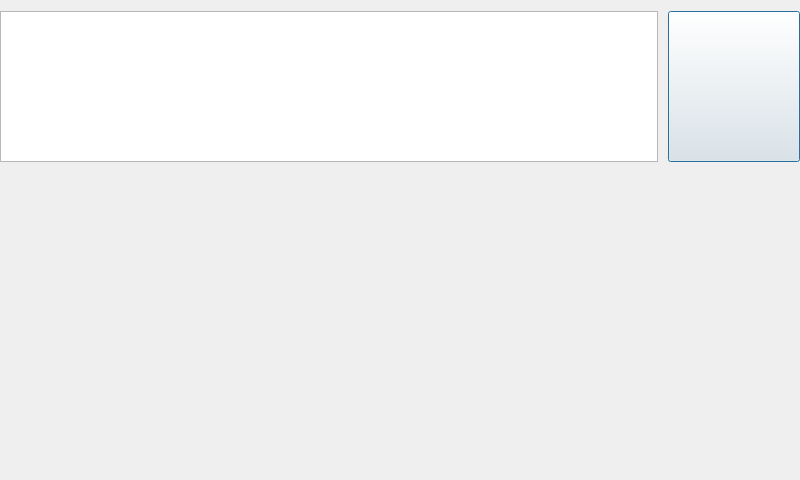
<?xml version="1.0" encoding="UTF-8"?>
<ui version="4.0">
 <class>piano</class>
 <widget class="QDialog" name="piano">
  <property name="geometry">
   <rect>
    <x>0</x>
    <y>0</y>
    <width>800</width>
    <height>480</height>
   </rect>
  </property>
  <property name="windowTitle">
   <string>Dialog</string>
  </property>
  <property name="windowIcon">
   <iconset resource="images/icon.qrc">
    <normaloff>:/icon/icon/e.png</normaloff>:/icon/icon/e.png</iconset>
  </property>
  <property name="styleSheet">
   <string notr="true">border-image:url(:/image/piano.png)</string>
  </property>
  <layout class="QVBoxLayout" name="verticalLayout" stretch="3,1,5">
   <property name="leftMargin">
    <number>0</number>
   </property>
   <property name="rightMargin">
    <number>0</number>
   </property>
   <item>
    <layout class="QHBoxLayout" name="horizontalLayout_2" stretch="5,1">
     <property name="spacing">
      <number>10</number>
     </property>
     <item>
      <widget class="QTextEdit" name="textEdit">
       <property name="font">
        <font>
         <pointsize>16</pointsize>
         <weight>75</weight>
         <italic>true</italic>
         <bold>true</bold>
        </font>
       </property>
       <property name="styleSheet">
        <string notr="true">border-image:rurl(:/image/yuepu.png)</string>
       </property>
       <property name="html">
        <string>&lt;!DOCTYPE HTML PUBLIC &quot;-//W3C//DTD HTML 4.0//EN&quot; &quot;http://www.w3.org/TR/REC-html40/strict.dtd&quot;&gt;
&lt;html&gt;&lt;head&gt;&lt;meta name=&quot;qrichtext&quot; content=&quot;1&quot; /&gt;&lt;style type=&quot;text/css&quot;&gt;
p, li { white-space: pre-wrap; }
&lt;/style&gt;&lt;/head&gt;&lt;body style=&quot; font-family:'Ubuntu'; font-size:16pt; font-weight:600; font-style:italic;&quot;&gt;
&lt;p style=&quot;-qt-paragraph-type:empty; margin-top:0px; margin-bottom:0px; margin-left:0px; margin-right:0px; -qt-block-indent:0; text-indent:0px; font-size:11pt; font-weight:400; font-style:normal;&quot;&gt;&lt;br /&gt;&lt;/p&gt;&lt;/body&gt;&lt;/html&gt;</string>
       </property>
      </widget>
     </item>
     <item>
      <widget class="QPushButton" name="pushButton_record">
       <property name="sizePolicy">
        <sizepolicy hsizetype="Preferred" vsizetype="Preferred">
         <horstretch>0</horstretch>
         <verstretch>0</verstretch>
        </sizepolicy>
       </property>
       <property name="styleSheet">
        <string notr="true">border-image:url(:/icon/icon/q.png)</string>
       </property>
       <property name="text">
        <string/>
       </property>
      </widget>
     </item>
    </layout>
   </item>
   <item>
    <spacer name="verticalSpacer">
     <property name="orientation">
      <enum>Qt::Vertical</enum>
     </property>
     <property name="sizeHint" stdset="0">
      <size>
       <width>20</width>
       <height>47</height>
      </size>
     </property>
    </spacer>
   </item>
   <item>
    <layout class="QHBoxLayout" name="horizontalLayout">
     <property name="spacing">
      <number>0</number>
     </property>
     <property name="rightMargin">
      <number>25</number>
     </property>
     <item>
      <widget class="QPushButton" name="pushButton_1">
       <property name="sizePolicy">
        <sizepolicy hsizetype="Preferred" vsizetype="Preferred">
         <horstretch>0</horstretch>
         <verstretch>0</verstretch>
        </sizepolicy>
       </property>
       <property name="styleSheet">
        <string notr="true">border-image:rgb(255, 255, 255)</string>
       </property>
       <property name="text">
        <string/>
       </property>
       <property name="flat">
        <bool>true</bool>
       </property>
      </widget>
     </item>
     <item>
      <widget class="QPushButton" name="pushButton_2">
       <property name="sizePolicy">
        <sizepolicy hsizetype="Preferred" vsizetype="Preferred">
         <horstretch>0</horstretch>
         <verstretch>0</verstretch>
        </sizepolicy>
       </property>
       <property name="styleSheet">
        <string notr="true">border-image:rgb(255, 255, 255)</string>
       </property>
       <property name="text">
        <string/>
       </property>
       <property name="flat">
        <bool>true</bool>
       </property>
      </widget>
     </item>
     <item>
      <widget class="QPushButton" name="pushButton_3">
       <property name="sizePolicy">
        <sizepolicy hsizetype="Preferred" vsizetype="Preferred">
         <horstretch>0</horstretch>
         <verstretch>0</verstretch>
        </sizepolicy>
       </property>
       <property name="styleSheet">
        <string notr="true">border-image:rgb(255, 255, 255)</string>
       </property>
       <property name="text">
        <string/>
       </property>
       <property name="flat">
        <bool>true</bool>
       </property>
      </widget>
     </item>
     <item>
      <widget class="QPushButton" name="pushButton_4">
       <property name="sizePolicy">
        <sizepolicy hsizetype="Preferred" vsizetype="Preferred">
         <horstretch>0</horstretch>
         <verstretch>0</verstretch>
        </sizepolicy>
       </property>
       <property name="styleSheet">
        <string notr="true">border-image:rgb(255, 255, 255)</string>
       </property>
       <property name="text">
        <string/>
       </property>
       <property name="flat">
        <bool>true</bool>
       </property>
      </widget>
     </item>
     <item>
      <widget class="QPushButton" name="pushButton_5">
       <property name="sizePolicy">
        <sizepolicy hsizetype="Preferred" vsizetype="Preferred">
         <horstretch>0</horstretch>
         <verstretch>0</verstretch>
        </sizepolicy>
       </property>
       <property name="styleSheet">
        <string notr="true">border-image:rgb(255, 255, 255)</string>
       </property>
       <property name="text">
        <string/>
       </property>
       <property name="flat">
        <bool>true</bool>
       </property>
      </widget>
     </item>
     <item>
      <widget class="QPushButton" name="pushButton_6">
       <property name="sizePolicy">
        <sizepolicy hsizetype="Preferred" vsizetype="Preferred">
         <horstretch>0</horstretch>
         <verstretch>0</verstretch>
        </sizepolicy>
       </property>
       <property name="styleSheet">
        <string notr="true">border-image:rgb(255, 255, 255)</string>
       </property>
       <property name="text">
        <string/>
       </property>
       <property name="flat">
        <bool>true</bool>
       </property>
      </widget>
     </item>
     <item>
      <widget class="QPushButton" name="pushButton_7">
       <property name="sizePolicy">
        <sizepolicy hsizetype="Preferred" vsizetype="Preferred">
         <horstretch>0</horstretch>
         <verstretch>0</verstretch>
        </sizepolicy>
       </property>
       <property name="styleSheet">
        <string notr="true">border-image:rgb(255, 255, 255)</string>
       </property>
       <property name="text">
        <string/>
       </property>
       <property name="flat">
        <bool>true</bool>
       </property>
      </widget>
     </item>
     <item>
      <widget class="QPushButton" name="pushButton_8">
       <property name="enabled">
        <bool>false</bool>
       </property>
       <property name="sizePolicy">
        <sizepolicy hsizetype="Preferred" vsizetype="Preferred">
         <horstretch>0</horstretch>
         <verstretch>0</verstretch>
        </sizepolicy>
       </property>
       <property name="styleSheet">
        <string notr="true">border-image:rgb(255, 255, 255)</string>
       </property>
       <property name="text">
        <string/>
       </property>
       <property name="flat">
        <bool>true</bool>
       </property>
      </widget>
     </item>
    </layout>
   </item>
  </layout>
 </widget>
 <resources>
  <include location="images/icon.qrc"/>
 </resources>
 <connections/>
</ui>
